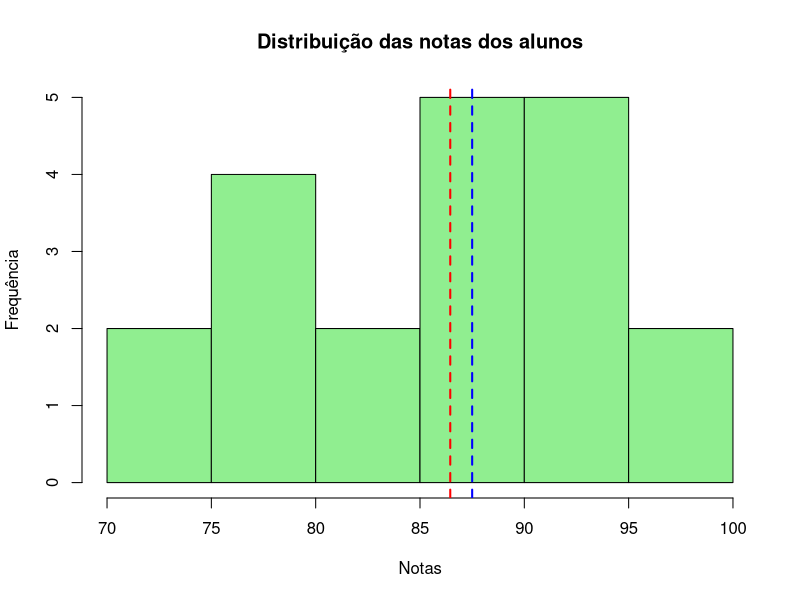
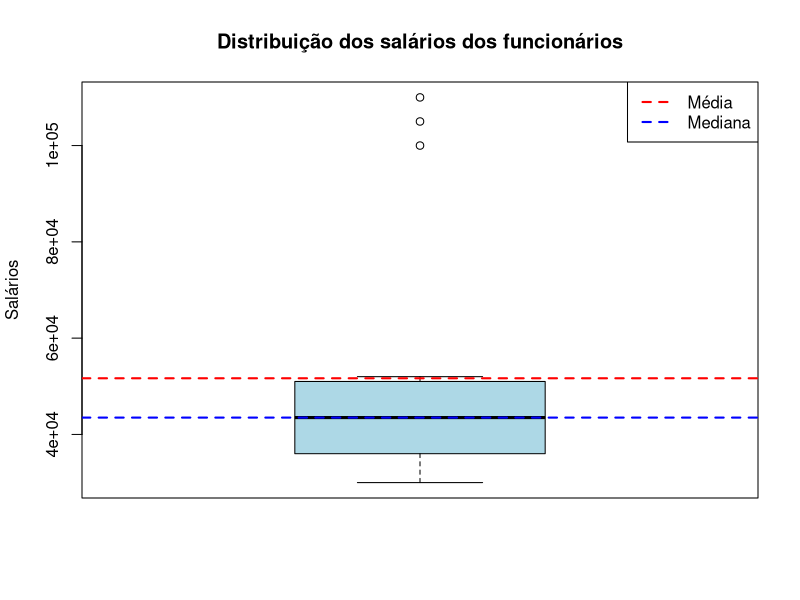

Here is the R script that generated these plots, in order: (Note: this script raises an error after producing the figures.)
# análise de desempenho acadêmico

notas <-  c(70, 80, 90, 100, 85, 75, 95, 88, 92, 78, 84, 91, 87, 93,
            77, 89, 86, 94, 79, 96)

media <- mean(notas)
mediana <- median(notas)

hist(
  notas,
  main = "Distribuição das notas dos alunos",
  xlab = "Notas",
  ylab = "Frequência",
  col = "lightgreen",
  breaks = 10
)

abline(
  v = media,
  col = "red",
  lwd = 2,
  lty = 2
)

abline(
  v = mediana,
  col = "blue",
  lwd = 2,
  lty = 2
)

# análise de salários em uma empresa

salarios <- c(30000, 35000, 40000, 45000, 50000, 100000, 32000, 37000, 42000, 
              47000, 52000, 105000, 31000, 36000, 41000, 46000, 51000, 110000)

media_salarios <- mean(salarios)
mediana_salarios <- median(salarios)

boxplot(salarios,
        main = "Distribuição dos salários dos funcionários",
        ylab = "Salários",
        col = "lightblue")

abline(
  h = media_salarios,
  col = "red",
  lwd = 2,
  lty = 2
)

abline(
  h = mediana_salarios,
  col = "blue",
  lwd = 2,
  lty = 2
)

legend(
  "topright",
  legend = c("Média", "Mediana"),
  col = c("red", "blue"),
  lwd = 2,
  lty = 2
)

# boxplots
# análise do salário de dois grupos

set.seed(123)

grupo_A <- rnorm(100, mean = 7000, sd = 1500)
grupo_B <- rnorm(100, mean = 8000, sd = 2000)

dados <- data.frame(
  salario = c(grupo_A, grupo_B),
  grupo = factor(rep(c("Grupo A", "Grupo B"), each = 100))
)

ggplot(dados, aes(x = grupo, y = salario, fill = grupo)) + 
  geom_boxplot() +
  labs(title = "Boxplot de Salários de Dois Grupos de Profissionais de TI",
       x = "Grupo",
       y = "Salário") +
  theme_minimal()

# análise de dispersão de IMC entre dois grupos de pessoas

set.seed(123)

jovens_adultos <- rnorm(100, mean = 24, sd = 3)
meia_idade <- rnorm(100, mean = 27, sd = 4)

dados <- data.frame(
  imc = c(jovens_adultos, meia_idade),
  grupo = factor(rep(c("Jovens Adultos", "Meia Idade"), each = 100))
)

ggplot(dados, aes(x = grupo, y = imc, fill = grupo)) +
  geom_boxplot() + 
  labs(title = "Boxplot do IMC de Jovens Adultos e Adultos de Meia-Idade",
       x = "Grupo Etário",
       y = "índice de Massa Corporal (IMC)") +
  theme_minimal()

# análise da consistência do volume de refrigerantes evasados em
# garrafas de 500 ml em um lote de 100 garrafas

set.seed(123)

volumes <- rnorm(100, mean = 500, sd = 5)

media_volume <- mean(volumes)
desvio_padrao <- sd(volumes)
mediana <- median(volumes)
quartis <- quantile(volumes)

cat("Média do Volume:", media_volume, "\nDesvio Padrão:", desvio_padrao,
    "\nMediana:", mediana, "\nQuartis:", quartis, "\n")

ggplot(data.frame(volumes), aes(y = volumes)) + 
  geom_boxplot(fill = "lightblue") + 
  labs(title = "Boxplot dos Volumes de Garrafas de Refrigerante",
       y = "Volume (ml)") +
  theme_minimal()
